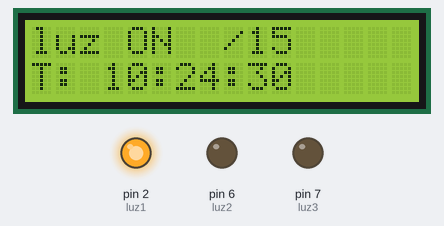
The sketch below on a simulated Arduino Uno, built with avr-gcc and run on an emulated ATmega328P. On the bench: 16×2 character LCD, output pins drawn as LEDs (lit = HIGH). The local clock reads 2024-03-15 10:24:30 at power-on unless the sketch sets it; what the sketch prints to the serial monitor is not drawn.

Above: at 0.2 s.
At 9.1 s:
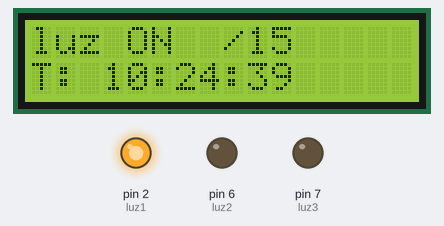
At 19.1 s:
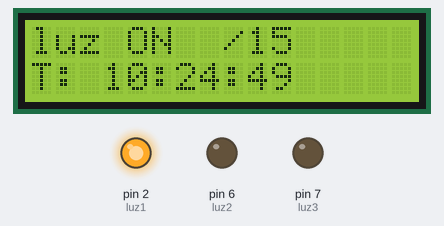
At 38.1 s:
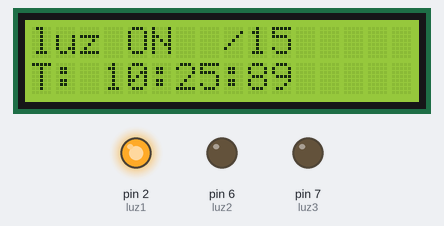
Timing chart, 0 to 39.6 s (numbered marks = the images above):
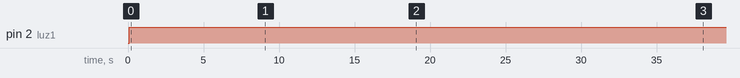

The sketch:

automaticaluz_bloom.ino
```cpp
#include <Wire.h>
#include "RTClib.h"
#include <LiquidCrystal_I2C.h>

LiquidCrystal_I2C lcd(0x27,16,2); // inicializa la interfaz I2C del LCD 16x2
RTC_DS1307 RTC;                   // inicializa el modulo RTC

const int luz1 = 2;
const int luz2 = 6;
const int luz3 = 7; // Pin 7 encargado de activar el luz, se conecta al Rele
int segundo;
int minuto;
int hora;
void setup () {

 pinMode(luz1, OUTPUT);                    // Configura como salida el pin 7
 pinMode(luz2, OUTPUT);
 pinMode(luz3, OUTPUT);
 Wire.begin();
 RTC.begin();                                // Inicia la comunicaci¢n con el RTC

 //RTC.adjust(DateTime(__DATE__, __TIME__)); // Lee la fecha y hora del PC (Solo en la primera carga)
                                             // el anterior se usa solo en la configuracion inicial luego se pone como comentario
                                             // y se vuelve a cargar el programa sin esa linea.
 Serial.begin(9600);                         // Establece la velocidad de datos del puerto serie a 9600
 lcd.init();
 lcd.backlight();                            // Coloca luz de fondo al LCD
 lcd.clear();                                // Borra el  LCD
}
////////////////////////////////// Void loop() ///////////
void loop(){
 DateTime now = RTC.now();          // Obtiene la fecha y hora del RTC
 Serial.print(now.year(), DEC);  // A§o
 Serial.print('/');
 Serial.print(now.month(), DEC); // Mes
 Serial.print('/');
 Serial.print(now.day(), DEC);   // Dia
 Serial.print(' ');
 Serial.print(now.hour(), DEC);  // Horas
 Serial.print(':');
 Serial.print(now.minute(), DEC); // Minutos
 Serial.print(':');
 Serial.print(now.second(), DEC); // Segundos
 Serial.println();
 lcd.setCursor(0,0);
 lcd.print("D:");
 lcd.print(now.year(), DEC);
 lcd.print("/");
 lcd.print(now.month(), DEC);
 lcd.print("/");
 lcd.print(now.day(), DEC);
 lcd.print(" ");
 lcd.setCursor(0,1);
 lcd.print("T: ");
 lcd.print(now.hour(), DEC);
 lcd.print(":");
 lcd.print(now.minute(), DEC);
 lcd.print(":");
 lcd.print(now.second(), DEC);
 segundo=now.second();
 minuto=now.minute();
 hora=now.hour();

if (hora >=  6 && hora < 24) {
  digitalWrite(luz1, HIGH);
  digitalWrite(luz2, LOW);
  digitalWrite(luz3, LOW);
  lcd.setCursor(0,0);
  lcd.setCursor(0,0);
  lcd.print("luz ON  ");
  Serial.println("luz Activo");
  }else{
    digitalWrite(luz1, LOW);
    digitalWrite(luz2, HIGH);
    digitalWrite(luz3, HIGH);
    Serial.println("Apagado");
  }

}
```

Measured:
- by itself, pin 2 (luz1): LOW → HIGH at 0.09 s
- what the display in image 1 shows lasts 1.0 s, from 9.1 s to 10.1 s
